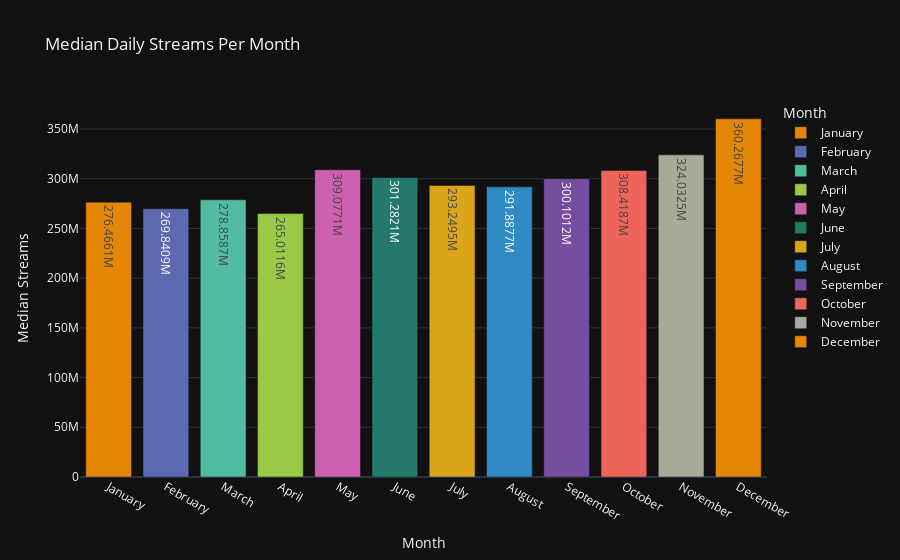

Write notebook code for a chart like this one.
### Code cell
# Median daily streams per month / bar-plot
df_months = merged_df.groupby(["month", "month_name"])["streams"].median().reset_index()

df_months = df_months.sort_values(by="month")

fig = px.bar(df_months, x="month_name", y="streams", title="Median Daily Streams Per Month", 
             labels={"month_name": "Month", "streams": "Median Streams"}, text_auto=True,              color="month_name", 
             color_discrete_sequence=px.colors.qualitative.Vivid  )
fig.update_layout(template="plotly_dark")

fig.show()

### Figure 1 — Plotly figure (JSON) as saved in the notebook; plotly's stock layout.template omitted (floating-point values rounded to 4 significant figures)
{"data": [{"alignmentgroup": "True", "hovertemplate": "Month=%{x}<br>Median Streams=%{y}<extra></extra>", "legendgroup": "January", "marker": {"color": "rgb(229, 134, 6)", "pattern": {"shape": ""}}, "name": "January", "offsetgroup": "January", "orientation": "v", "showlegend": true, "textposition": "auto", "texttemplate": "%{y}", "type": "bar", "x": ["January"], "xaxis": "x", "y": [276466143], "yaxis": "y"}, {"alignmentgroup": "True", "hovertemplate": "Month=%{x}<br>Median Streams=%{y}<extra></extra>", "legendgroup": "February", "marker": {"color": "rgb(93, 105, 177)", "pattern": {"shape": ""}}, "name": "February", "offsetgroup": "February", "orientation": "v", "showlegend": true, "textposition": "auto", "texttemplate": "%{y}", "type": "bar", "x": ["February"], "xaxis": "x", "y": [269840850], "yaxis": "y"}, {"alignmentgroup": "True", "hovertemplate": "Month=%{x}<br>Median Streams=%{y}<extra></extra>", "legendgroup": "March", "marker": {"color": "rgb(82, 188, 163)", "pattern": {"shape": ""}}, "name": "March", "offsetgroup": "March", "orientation": "v", "showlegend": true, "textposition": "auto", "texttemplate": "%{y}", "type": "bar", "x": ["March"], "xaxis": "x", "y": [278858652], "yaxis": "y"}, {"alignmentgroup": "True", "hovertemplate": "Month=%{x}<br>Median Streams=%{y}<extra></extra>", "legendgroup": "April", "marker": {"color": "rgb(153, 201, 69)", "pattern": {"shape": ""}}, "name": "April", "offsetgroup": "April", "orientation": "v", "showlegend": true, "textposition": "auto", "texttemplate": "%{y}", "type": "bar", "x": ["April"], "xaxis": "x", "y": [265011629], "yaxis": "y"}, {"alignmentgroup": "True", "hovertemplate": "Month=%{x}<br>Median Streams=%{y}<extra></extra>", "legendgroup": "May", "marker": {"color": "rgb(204, 97, 176)", "pattern": {"shape": ""}}, "name": "May", "offsetgroup": "May", "orientation": "v", "showlegend": true, "textposition": "auto", "texttemplate": "%{y}", "type": "bar", "x": ["May"], "xaxis": "x", "y": [309077112], "yaxis": "y"}, {"alignmentgroup": "True", "hovertemplate": "Month=%{x}<br>Median Streams=%{y}<extra></extra>", "legendgroup": "June", "marker": {"color": "rgb(36, 121, 108)", "pattern": {"shape": ""}}, "name": "June", "offsetgroup": "June", "orientation": "v", "showlegend": true, "textposition": "auto", "texttemplate": "%{y}", "type": "bar", "x": ["June"], "xaxis": "x", "y": [301300000.0], "yaxis": "y"}, {"alignmentgroup": "True", "hovertemplate": "Month=%{x}<br>Median Streams=%{y}<extra></extra>", "legendgroup": "July", "marker": {"color": "rgb(218, 165, 27)", "pattern": {"shape": ""}}, "name": "July", "offsetgroup": "July", "orientation": "v", "showlegend": true, "textposition": "auto", "texttemplate": "%{y}", "type": "bar", "x": ["July"], "xaxis": "x", "y": [293249514], "yaxis": "y"}, {"alignmentgroup": "True", "hovertemplate": "Month=%{x}<br>Median Streams=%{y}<extra></extra>", "legendgroup": "August", "marker": {"color": "rgb(47, 138, 196)", "pattern": {"shape": ""}}, "name": "August", "offsetgroup": "August", "orientation": "v", "showlegend": true, "textposition": "auto", "texttemplate": "%{y}", "type": "bar", "x": ["August"], "xaxis": "x", "y": [291887705], "yaxis": "y"}, {"alignmentgroup": "True", "hovertemplate": "Month=%{x}<br>Median Streams=%{y}<extra></extra>", "legendgroup": "September", "marker": {"color": "rgb(118, 78, 159)", "pattern": {"shape": ""}}, "name": "September", "offsetgroup": "September", "orientation": "v", "showlegend": true, "textposition": "auto", "texttemplate": "%{y}", "type": "bar", "x": ["September"], "xaxis": "x", "y": [300100000.0], "yaxis": "y"}, {"alignmentgroup": "True", "hovertemplate": "Month=%{x}<br>Median Streams=%{y}<extra></extra>", "legendgroup": "October", "marker": {"color": "rgb(237, 100, 90)", "pattern": {"shape": ""}}, "name": "October", "offsetgroup": "October", "orientation": "v", "showlegend": true, "textposition": "auto", "texttemplate": "%{y}", "type": "bar", "x": ["October"], "xaxis": "x", "y": [308418681], "yaxis": "y"}, {"alignmentgroup": "True", "hovertemplate": "Month=%{x}<br>Median Streams=%{y}<extra></extra>", "legendgroup": "November", "marker": {"color": "rgb(165, 170, 153)", "pattern": {"shape": ""}}, "name": "November", "offsetgroup": "November", "orientation": "v", "showlegend": true, "textposition": "auto", "texttemplate": "%{y}", "type": "bar", "x": ["November"], "xaxis": "x", "y": [324032465], "yaxis": "y"}, {"alignmentgroup": "True", "hovertemplate": "Month=%{x}<br>Median Streams=%{y}<extra></extra>", "legendgroup": "December", "marker": {"color": "rgb(229, 134, 6)", "pattern": {"shape": ""}}, "name": "December", "offsetgroup": "December", "orientation": "v", "showlegend": true, "textposition": "auto", "texttemplate": "%{y}", "type": "bar", "x": ["December"], "xaxis": "x", "y": [360267667], "yaxis": "y"}], "layout": {"barmode": "relative", "legend": {"title": {"text": "Month"}, "tracegroupgap": 0}, "title": {"text": "Median Daily Streams Per Month"}, "xaxis": {"anchor": "y", "categoryarray": ["January", "February", "March", "April", "May", "June", "July", "August", "September", "October", "November", "December"], "categoryorder": "array", "domain": [0, 1], "title": {"text": "Month"}}, "yaxis": {"anchor": "x", "domain": [0, 1], "title": {"text": "Median Streams"}}}}
